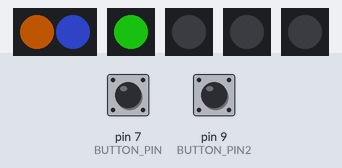
This sketch was run on a simulated Arduino Uno, built with avr-gcc and run on an emulated ATmega328P. Shown: 2 RGB LEDs in strip order, left to right, 4 × 1 RGB LEDs in strip order, left to right. Inputs (shaded band) come from the test bench; at power-on: pin 7 (BUTTON_PIN) HIGH, pin 9 (BUTTON_PIN2) HIGH. Dim RGB values are drawn brighter than linear; what the sketch prints to the serial monitor is not drawn.

Above: at 2.8 s.
2.9 s: pin 7 (BUTTON_PIN) pulled LOW for 0.15 s
At 3.06 s:
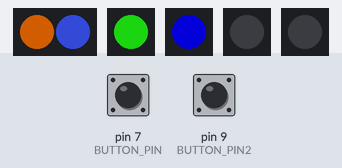
At 5.7 s:
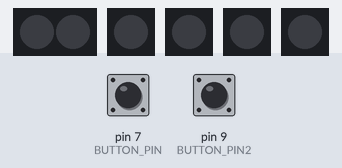
5.9 s: pin 9 (BUTTON_PIN2) pulled LOW for 3.2 s
At 7.75 s:
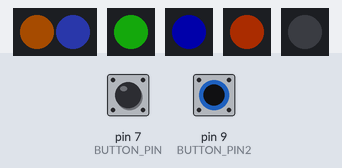
10.6 s: pin 7 (BUTTON_PIN) pulled LOW for 1 s
At 12.78 s:
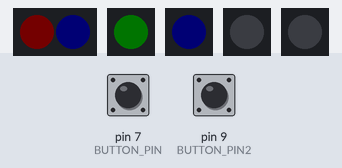
14.1 s: pin 9 (BUTTON_PIN2) pulled LOW for 0.15 s
Timing chart, 0 to 14.1 s (numbered marks = the images above; inputs shaded):
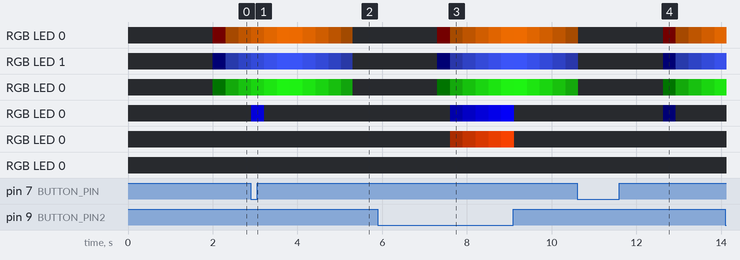

The sketch:

CodigoAmberBeta.ino
```cpp
#include <Adafruit_NeoPixel.h>
#ifdef __AVR__
#include <avr/power.h>
#endif

#define PIN2 2
#define PIN3 3
#define PIN4 4
#define PIN5 5
#define PIN6 6
#define BUTTON_PIN 7
#define BUTTON_PIN2 9

boolean brightenBool;

const int buttonPin = BUTTON_PIN;
int buttonState = 0;
const int buttonPin2 = BUTTON_PIN2;
int buttonState2 = 0;
Adafruit_NeoPixel strips[] = { Adafruit_NeoPixel(2, PIN2, NEO_GRB + NEO_KHZ800), Adafruit_NeoPixel(1, PIN3, NEO_GRB + NEO_KHZ800),
                               Adafruit_NeoPixel(1, PIN4, NEO_GRB + NEO_KHZ800), Adafruit_NeoPixel(1, PIN5, NEO_GRB + NEO_KHZ800),
                               Adafruit_NeoPixel(1, PIN6, NEO_GRB + NEO_KHZ800) };

uint8_t brightLevel;

int inPin1 = 11;

void setup() {
  Serial.begin(9600);

  for (int i = 0; i < 5; i++) {
    strips[i].begin();
    strips[i].show();
  }
  brightenBool = false;
  brightLevel = 0;

  pinMode(buttonPin, INPUT_PULLUP);
  pinMode(buttonPin2, INPUT_PULLUP);
}

void loop() {
  buttonState = digitalRead(buttonPin);
  buttonState2 = digitalRead(buttonPin2);
  Serial.println(buttonState);
  Serial.println(buttonState2);

  if (brightLevel <= 0) {
    brightenBool = true;
    delay(2000);
  } else if (brightLevel >= 255) {
    brightenBool = false;
  }

  if (brightenBool == true) {
    brightLevel++;
  } else if (brightenBool == false) {
    brightLevel--;
  }

  if(buttonState == 1 && buttonState2 == 1){
  setLightsToBrightness1(brightLevel);
  setLightsToBrightness2(brightLevel);
  setLightsToBrightness3(0);
  setLightsToBrightness4(0);
  setLightsToBrightness5(0);
  }else if (buttonState2 == 1){
  setLightsToBrightness1(brightLevel);
  setLightsToBrightness2(brightLevel);
  setLightsToBrightness3(brightLevel);
  setLightsToBrightness4(0);
  setLightsToBrightness5(0);
  }else if (buttonState == 1){
  setLightsToBrightness1(brightLevel);
  setLightsToBrightness2(brightLevel);
  setLightsToBrightness3(brightLevel);
  setLightsToBrightness4(brightLevel);
  setLightsToBrightness5(0);

  }else{
  setLightsToBrightness1(brightLevel);
  setLightsToBrightness2(brightLevel);
  setLightsToBrightness3(brightLevel);
  setLightsToBrightness4(brightLevel);
  setLightsToBrightness5(brightLevel);
  }


  delay(5);
}


void setLightsToBrightness1(int brightness) {
  strips[0].setBrightness(brightness);
  strips[0].setPixelColor(0, 219, 99, 0);
  strips[0].setPixelColor(1, 61, 87, 255);
  strips[0].show();
}
void setLightsToBrightness2(int brightness) {
  strips[1].setBrightness(brightness);
  strips[1].setPixelColor(0, 30, 237, 19);
  strips[1].show();
}
void setLightsToBrightness3(int brightness) {
  strips[2].setBrightness(brightness);
  strips[2].setPixelColor(0, 4, 0, 255);
  strips[2].show();
}
void setLightsToBrightness4(int brightness) {
  strips[3].setBrightness(brightness);
  strips[3].setPixelColor(0, 255, 68, 0);
  strips[3].show();
}
void setLightsToBrightness5(int brightness) {
  strips[4].setBrightness(brightness);
  strips[4].setPixelColor(0, 255, 0, 225);
  strips[4].show();
}
```
